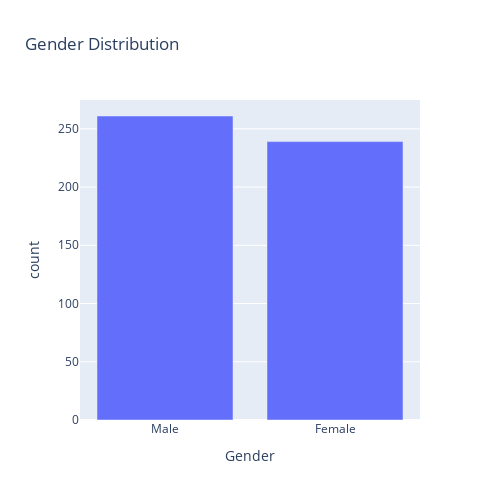

Notebook cell for this chart:
### Code cell
Gender_distribution.columns=["Gender", "count"]
fig=px.bar(Gender_distribution, x='Gender',y="count",title="Gender Distribution",width=500, height=500)
fig.show()

### Figure 1 — Plotly figure (JSON) as saved in the notebook; plotly's stock layout.template omitted (floating-point values rounded to 4 significant figures)
{"data": [{"alignmentgroup": "True", "hovertemplate": "Gender=%{x}<br>count=%{y}<extra></extra>", "legendgroup": "", "marker": {"color": "#636efa", "pattern": {"shape": ""}}, "name": "", "offsetgroup": "", "orientation": "v", "showlegend": false, "textposition": "auto", "type": "bar", "x": ["Male", "Female"], "xaxis": "x", "y": [261, 239], "yaxis": "y"}], "layout": {"barmode": "relative", "height": 500, "legend": {"tracegroupgap": 0}, "title": {"text": "Gender Distribution"}, "width": 500, "xaxis": {"anchor": "y", "autorange": true, "domain": [0, 1], "range": [-0.5, 1.5], "title": {"text": "Gender"}, "type": "category"}, "yaxis": {"anchor": "x", "autorange": true, "domain": [0, 1], "range": [0, 274.7], "title": {"text": "count"}, "type": "linear"}}}
